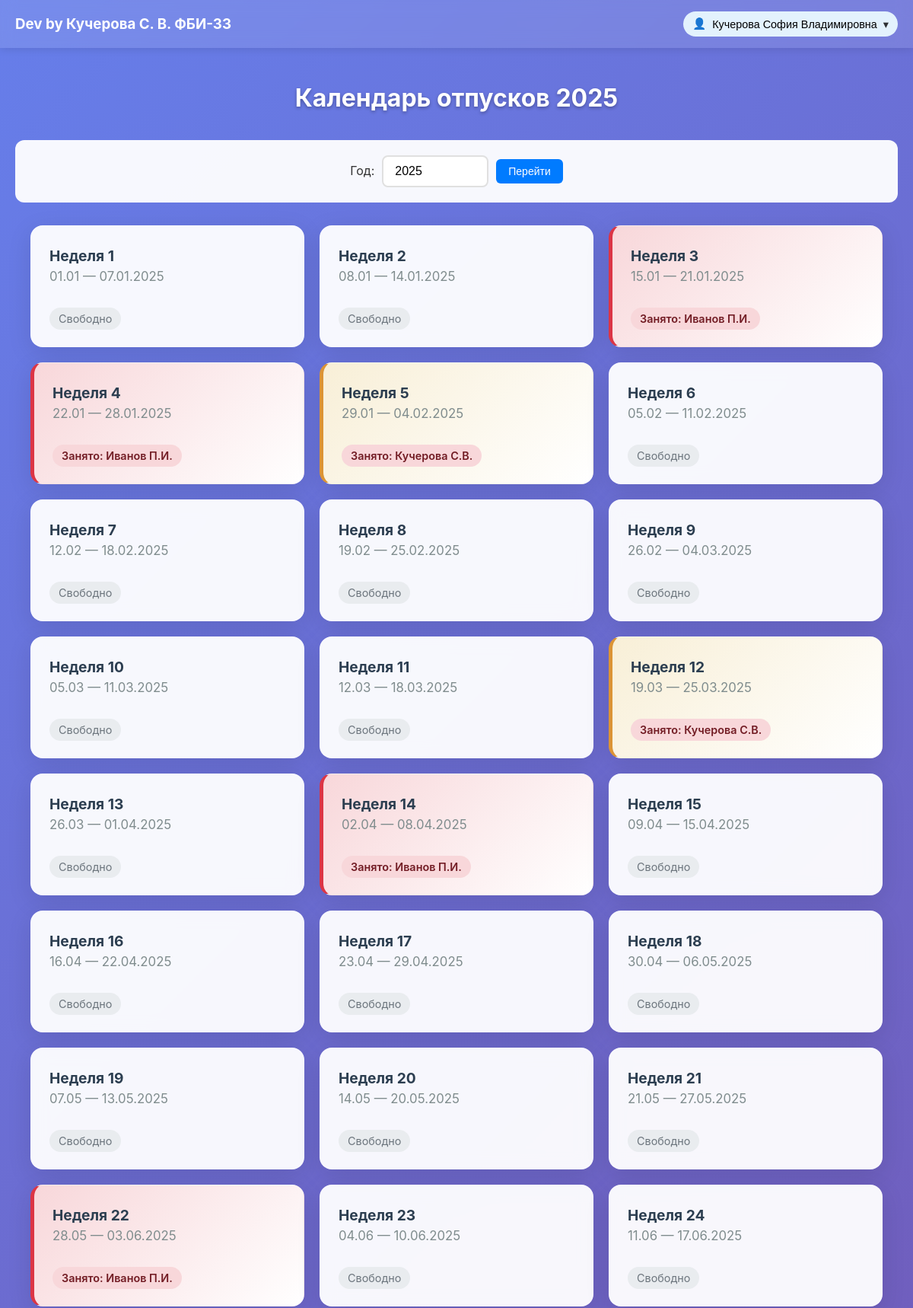
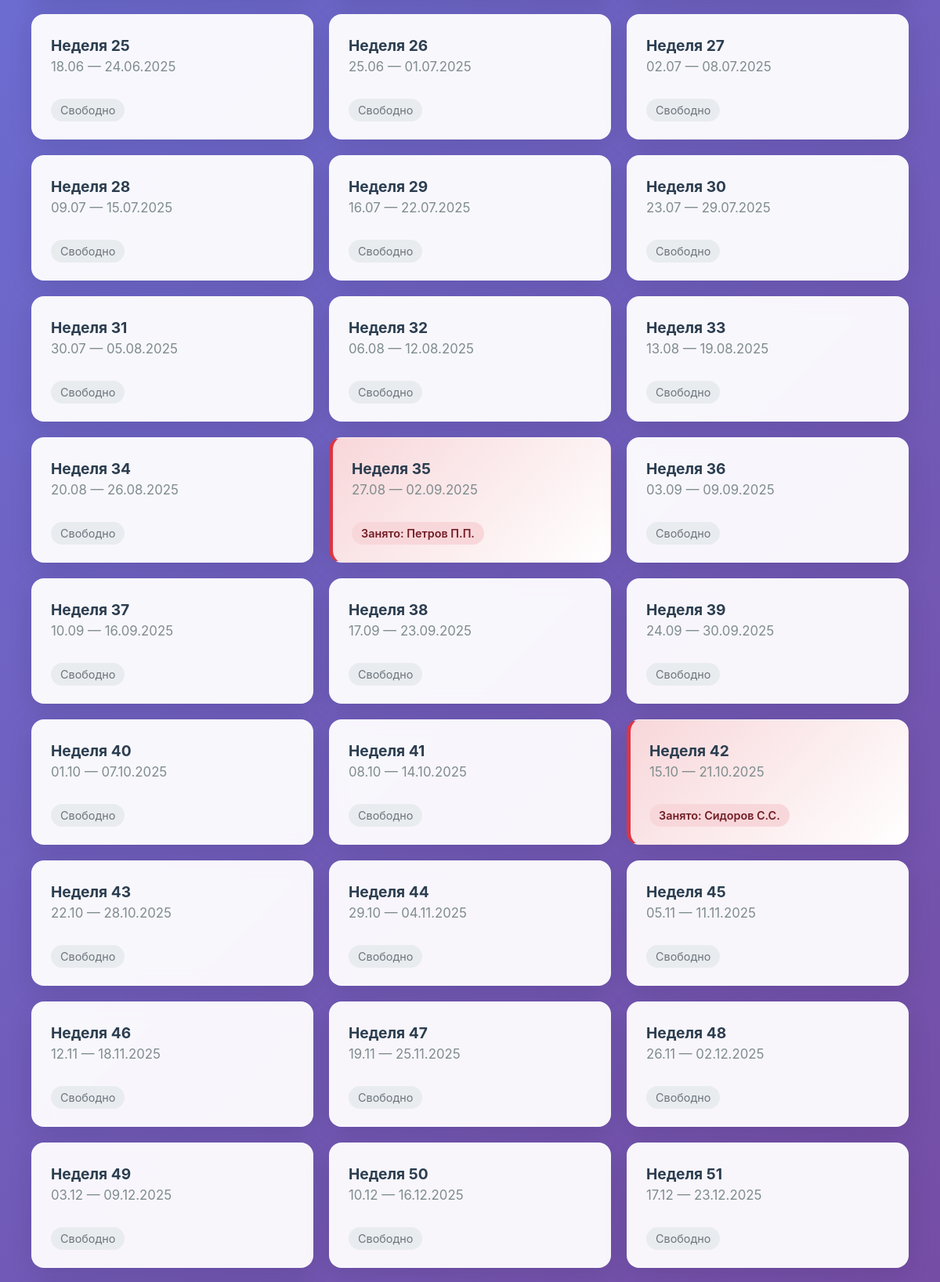
The app's page /calendar (signed in, upper part) with its own data (2 pictures, top to bottom).
### tables this page shows
CREATE TABLE users (
    id INTEGER PRIMARY KEY AUTOINCREMENT,
    full_name TEXT NOT NULL,
    login TEXT UNIQUE NOT NULL,
    password_hash TEXT NOT NULL,
    is_admin INTEGER DEFAULT 0
);

### app.py (the view)
@app.route('/calendar')
def calendar():
    if 'user_id' not in session:
        return redirect(url_for('index'))
    try:
        year = int(request.args.get('year', date.today().year))
    except ValueError:
        year = date.today().year
    current_year = date.today().year
    is_admin = bool(session.get('is_admin'))
    can_edit = (year == current_year) and (not is_admin)
    with get_db() as conn:
        weeks = []
        first_day = date(year, 1, 1)
        for w in range(1, 53):
            week_start = first_day + timedelta(days=(w - 1) * 7)
            week_end = min(week_start + timedelta(days=6), date(year, 12, 31))
            owner = conn.execute('''
                SELECT u.full_name
                FROM vacations v
                JOIN users u ON v.user_id = u.id
                WHERE v.year = ? AND v.week_num = ?
            ''', (year, w)).fetchone()
            weeks.append({
                'num': w,
                'start': week_start,
                'end': week_end,
                'owner': owner['full_name'] if owner else None
            })
        user_vacations = set(
            row['week_num'] for row in conn.execute(
                'SELECT week_num FROM vacations WHERE user_id = ? AND year = ?',
                (session['user_id'], year)
            )
        )
    taken_count = len(user_vacations)
    warning = can_edit and (taken_count < 4)
    return render_template(
        'calendar.html',
        weeks=weeks,
        year=year,
        current_year=current_year,
        user_vacations=user_vacations,
        taken_count=taken_count,
        warning=warning,
        can_edit=can_edit,
        is_admin=is_admin
    )

### app.py (called while the page is built)
@contextmanager
def get_db():
    conn = sqlite3.connect('vacations.db')
    conn.row_factory = sqlite3.Row
    try:
        yield conn
        conn.commit()
    except Exception:
        conn.rollback()
        raise
    finally:
        conn.close()

def short_name(full_name: str) -> str:
    if not full_name:
        return ""
    parts = full_name.split()
    surname = parts[0] if len(parts) >= 1 else ""
    initials = ""
    if len(parts) >= 2 and parts[1]:
        initials += parts[1][0].upper() + "."
    if len(parts) >= 3 and parts[2]:
        initials += parts[2][0].upper() + "."
    return f"{surname} {initials}".strip()

### templates/calendar.html (shortened to what this page needs)
{% extends "base.html" %}
{% block content %}
<div class="calendar-container">
    <h1>Календарь отпусков {{ year }}</h1>
    <form method="GET" action="{{ url_for('calendar') }}" class="year-selector">
        <label>Год:</label>
        <input type="number" name="year" value="{{ year }}" min="2000" max="2100" required>
        <button type="submit" class="btn btn-primary">Перейти</button>
    </form>
    <div class="weeks-grid">
        {% for week in weeks %}
        <div class="week-card
                {% if week.num in user_vacations %}your-vacation
                {% elif week.owner %}taken
                {% endif %}">
            <div>
                <div class="week-header">
                    <strong>Неделя {{ week.num }}</strong>
                </div>
                <div class="week-dates">
                    {{ week.start.strftime('%d.%m') }} — {{ week.end.strftime('%d.%m.%Y') }}
                </div>
            </div>
            <div class="week-status">
                {% if not can_edit %}
                {% if week.owner %}
                <span class="status-taken">Занято: {{ week.owner | short_name }}</span>
                {% else %}
                <span class="status-past">Свободно</span>
                {% endif %}
                {% endif %}
            </div>
        </div>
        {% endfor %}
    </div>
</div>
{% endblock %}

### templates/base.html (shortened to what this page needs)
<!DOCTYPE html>
<html lang="ru">
<head>
    <link rel="stylesheet" href="{{ url_for('static', filename='style.css') }}">
</head>
<body>
    <div class="header">
        <h3 class="name-creator">Dev by Кучерова С. В. ФБИ-33</h3>
        {% if session.user_id %}
        <div class="user-menu" id="userMenu">
            <button class="user-menu-btn" id="userMenuBtn" type="button" aria-expanded="false">
                <span class="user-icon" aria-hidden="true">👤</span>
                <span class="user-name">{{ session.full_name }}</span>
                <span class="user-caret" aria-hidden="true">▾</span>
            </button>
        </div>
        {% endif %}
    </div>
    {% block content %}{% endblock %}
</body>
</html>

### static/style.css (style rules this page uses)
* { margin: 0; padding: 0; box-sizing: border-box; }
body { font-family: -apple-system, BlinkMacSystemFont, 'Segoe UI', Roboto, sans-serif; line-height: 1.6; color: #333; background: linear-gradient(135deg, #667eea 0%, #764ba2 100%); min-height: 100vh; }
.header { position: sticky; top: 0; background: rgba(255, 255, 255, 0.11); backdrop-filter: blur(10px); padding: 15px 20px; box-shadow: 0 2px 10px rgba(0,0,0,0.1); display: flex; justify-content: space-between; align-items: center; gap: 15px; z-index: 100; }
.name-creator { color: #fff; }
.btn, .btn-logout { padding: 8px 16px; border: none; border-radius: 6px; text-decoration: none; cursor: pointer; font-size: 14px; transition: all 0.2s; }
.btn-primary { background: #007bff; color: white; }
.calendar-container { max-width: 1200px; margin: 40px auto; padding: 0 20px; }
h1, h2 { text-align: center; margin-bottom: 30px; color: white; text-shadow: 0 2px 4px rgba(0,0,0,0.3); }
.year-selector { background: rgba(255,255,255,0.95); padding: 20px; border-radius: 12px; margin-bottom: 30px; display: flex; gap: 10px; align-items: center; justify-content: center; }
.year-selector input[type=number] { padding: 10px 15px; border: 2px solid #e0e0e0; border-radius: 8px; font-size: 16px; width: 140px; }
.weeks-grid { display: grid; grid-template-columns: repeat(auto-fill, minmax(320px, 1fr)); gap: 20px; max-width: 1200px; margin: 30px auto; padding: 0 20px; }
.week-card { background: rgba(255,255,255,0.95); backdrop-filter: blur(10px); border-radius: 16px; padding: 24px; box-shadow: 0 8px 32px rgba(0,0,0,0.1); border: 1px solid rgba(255,255,255,0.2); transition: all 0.3s ease; height: 160px; display: flex; flex-direction: column; justify-content: space-between; }
.week-header { font-size: 1.2em; font-weight: 700; color: #2c3e50; }
.week-dates { color: #7f8c8d; font-size: 1.05em; line-height: 1.4; }
.your-vacation { border-left: 5px solid #dc9435; background: linear-gradient(135deg, #f8efd7 0%, #ffffff 100%); }
.taken { border-left: 5px solid #dc3545; background: linear-gradient(135deg, #f8d7da 0%, #ffffff 100%); }
.status-past { background: #e9ecef; color: #6c757d; padding: 6px 12px; border-radius: 20px; font-size: 0.9em; }
.status-taken { background: #f8d7da; color: #721c24; padding: 6px 12px; border-radius: 20px; font-size: 0.9em; font-weight: 600; }
.user-menu { position: relative; }
.user-menu-btn { background: #e3f2fd; border: none; padding: 8px 12px; border-radius: 20px; cursor: pointer; display: flex; align-items: center; gap: 8px; font-size: 0.9em; font-weight: 500; }
.user-caret { opacity: 0.8; }

### records on screen
users: full_name "Кучерова София Владимировна", num "5", start "29.01", end "04.02.2025", owner|short_name "Кучерова С.В.", num "12", start "19.03", end "25.03.2025"
users: num "3", start "15.01", end "21.01.2025", owner|short_name "Иванов П.И.", num "4", start "22.01", end "28.01.2025", num "14", start "02.04", end "08.04.2025", num "22", start "28.05", end "03.06.2025"
users: num "35", start "27.08", end "02.09.2025", owner|short_name "Петров П.П."
users: num "42", start "15.10", end "21.10.2025", owner|short_name "Сидоров С.С."

### other values on screen
{{ year }} "2025"
{{ week.num }} "1" "2" "6" "7" "8" "9" "10" "11" "13" "15" "16" "17" "18" "19" "20" "21" "23" "24" "25" "26" "27" "28" "29" "30" "31" "32" "33" "34" "36" "37" "38" "39" "40" "41" "43" "44" "45" "46" "47" "48" "49" "50" "51"
{{ week.start.strftime('%d.%m') }} "01.01" "08.01" "05.02" "12.02" "19.02" "26.02" "05.03" "12.03" "26.03" "09.04" "16.04" "23.04" "30.04" "07.05" "14.05" "21.05" "04.06" "11.06" "18.06" "25.06" "02.07" "09.07" "16.07" "23.07" "30.07" "06.08" "13.08" "20.08" "03.09" "10.09" "17.09" "24.09" "01.10" "08.10" "22.10" "29.10" "05.11" "12.11" "19.11" "26.11" "03.12" "10.12" "17.12"
{{ week.end.strftime('%d.%m.%Y') }} "07.01.2025" "14.01.2025" "11.02.2025" "18.02.2025" "25.02.2025" "04.03.2025" "11.03.2025" "18.03.2025" "01.04.2025" "15.04.2025" "22.04.2025" "29.04.2025" "06.05.2025" "13.05.2025" "20.05.2025" "27.05.2025" "10.06.2025" "17.06.2025" "24.06.2025" "01.07.2025" "08.07.2025" "15.07.2025" "22.07.2025" "29.07.2025" "05.08.2025" "12.08.2025" "19.08.2025" "26.08.2025" "09.09.2025" "16.09.2025" "23.09.2025" "30.09.2025" "07.10.2025" "14.10.2025" "28.10.2025" "04.11.2025" "11.11.2025" "18.11.2025" "25.11.2025" "02.12.2025" "09.12.2025" "16.12.2025" "23.12.2025"
